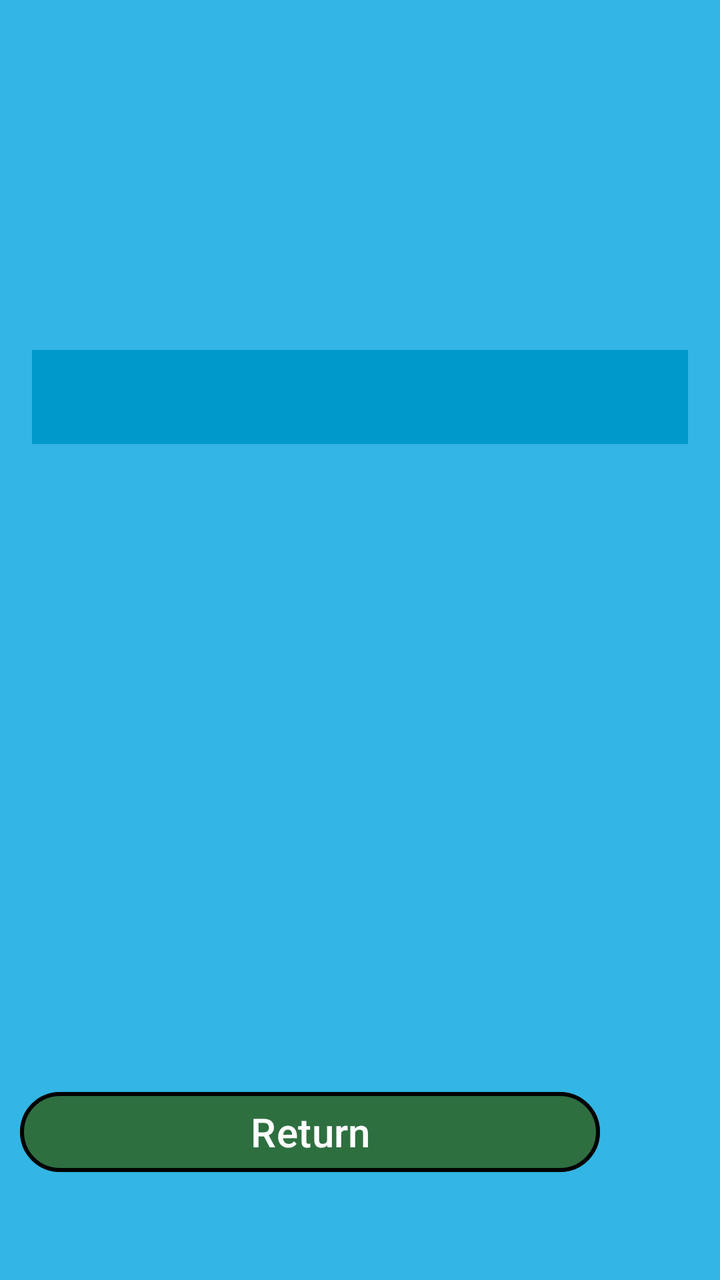
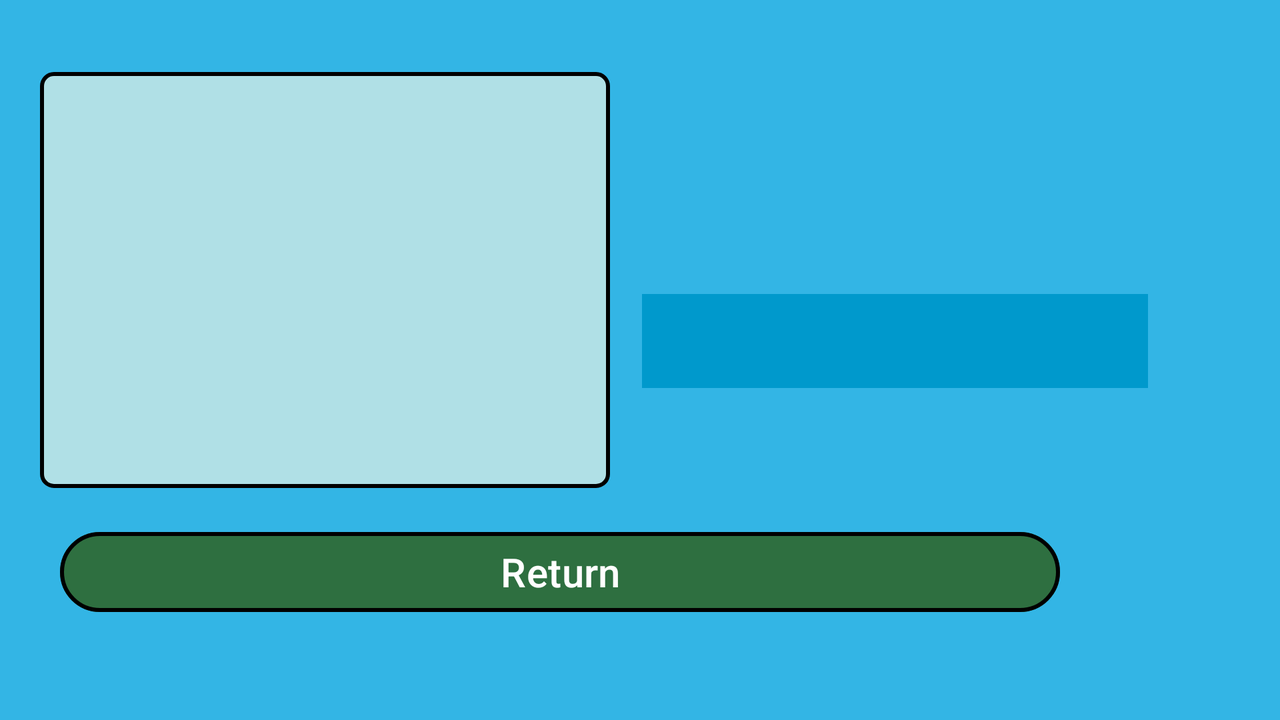

Compare how this app lays out the same screen by default and in its alternative resource folder. The renders come first, then the two layout files and the values they reference.
<!-- AndroidManifest.xml: application theme Theme.MAD_A1 -->
<!-- res/layout/fragment_item.xml -->
<?xml version="1.0" encoding="utf-8"?>
<LinearLayout
    xmlns:android="http://schemas.android.com/apk/res/android"
    xmlns:app="http://schemas.android.com/apk/res-auto"
    android:layout_width="match_parent"
    android:layout_height="match_parent"
    android:orientation="vertical"
    android:background="@android:color/holo_blue_light"
    android:paddingTop="20dp"
    android:paddingBottom="50dp">

    <ScrollView
        android:layout_width="match_parent"
        android:layout_height="0dp"
        android:layout_weight="1"
        android:fillViewport="true">

        <LinearLayout
            android:layout_width="match_parent"
            android:layout_height="wrap_content"
            android:orientation="vertical"
            android:padding="16dp"
            android:gravity="center_horizontal">

            <ImageView
                android:id="@+id/pokemonImage"
                android:layout_width="match_parent"
                android:layout_height="wrap_content"
                android:background="@drawable/border_box"
                android:layout_marginTop="16dp"
                android:layout_marginBottom="12dp" />

            <TextView
                android:id="@+id/namePokemon"
                android:layout_width="match_parent"
                android:layout_height="wrap_content"
                android:layout_marginBottom="8dp"
                android:paddingBottom="8dp"
                android:textSize="40sp"
                android:textStyle="bold"
                android:textColor="@android:color/white"
                android:shadowColor="@android:color/black"
                android:shadowRadius="10"
                android:gravity="center"/>

            <LinearLayout
                android:layout_width="match_parent"
                android:layout_height="wrap_content"
                android:orientation="horizontal"
                android:paddingHorizontal="8dp"
                android:paddingVertical="6dp">

                <TextView
                    android:id="@+id/regionPokemon"
                    android:layout_width="0dp"
                    android:layout_height="wrap_content"
                    android:layout_weight="1"
                    android:textSize="16sp"
                    android:gravity="center"
                    android:textColor="@android:color/white" />

                <TextView
                    android:id="@+id/typePokemon"
                    android:layout_width="0dp"
                    android:layout_height="wrap_content"
                    android:layout_weight="1"
                    android:gravity="center"
                    android:textSize="16sp"
                    android:textColor="@android:color/white" />
            </LinearLayout>

            <TextView
                android:id="@+id/pokedexDesc"
                android:layout_width="match_parent"
                android:layout_height="wrap_content"
                android:layout_marginTop="8dp"
                android:lineSpacingExtra="4dp"
                android:textSize="20sp"
                android:textColor="@android:color/white"
                android:background="@android:color/holo_blue_dark"
                android:padding="10dp"/>

        </LinearLayout>

    </ScrollView>

    <LinearLayout
        android:layout_width="match_parent"
        android:layout_height="wrap_content"
        android:orientation="horizontal"
        android:layout_gravity="bottom"
        android:paddingStart="10dp"
        android:paddingEnd="10dp">

        <com.google.android.material.button.MaterialButton
            android:id="@+id/returnBtn"
            style="@style/Widget.Material3.Button"
            android:layout_width="0dp"
            android:layout_height="wrap_content"
            android:layout_weight="1"
            android:text="Return"
            android:textSize="20sp"
            app:cornerRadius="24dp"
            app:backgroundTint="@color/green"
            app:strokeColor="@color/black"
            app:strokeWidth="2dp"
            android:textColor="@color/white"
            android:layout_gravity="end"/>

        <ImageButton
            android:id="@+id/buttonFavoriteItem"
            android:layout_width="50sp"
            android:layout_height="match_parent"
            android:scaleType="fitCenter"
            android:paddingStart="10dp"
            android:src="@drawable/outline_star"
            android:background="?attr/selectableItemBackgroundBorderless"
            android:contentDescription="Favorite Button" />

    </LinearLayout>

</LinearLayout>
<!-- resources referenced by this layout -->
<resources>
  <color name="black">#FF000000</color>
  <color name="green">#2E6F40</color>
  <color name="white">#FFFFFFFF</color>
  <!-- drawable border_box (drawable) -->
  <?xml version="1.0" encoding="utf-8"?>
  <shape xmlns:android="http://schemas.android.com/apk/res/android"
      android:shape="rectangle">
      <solid android:color="#B0E0E6"/>
      <stroke
          android:width="2dp"
          android:color="@color/black"/>
      <corners android:radius="6dp"/>
  </shape>
  <style name="Theme.MAD_A1" parent="Base.Theme.MAD_A1" />
  <style name="Base.Theme.MAD_A1" parent="Theme.Material3.DayNight.NoActionBar">
      </style>
</resources>
<!-- res/layout-land/fragment_item.xml (the repository's variant of the layout above) -->
<!-- drawn on the phone turned sideways -->
<?xml version="1.0" encoding="utf-8"?>
<LinearLayout
    xmlns:android="http://schemas.android.com/apk/res/android"
    xmlns:app="http://schemas.android.com/apk/res-auto"
    android:layout_width="match_parent"
    android:layout_height="match_parent"
    android:orientation="vertical"
    android:background="@android:color/holo_blue_light"
    android:paddingTop="20dp"
    android:paddingBottom="50dp"
    android:paddingStart="20dp"
    android:paddingEnd="50dp">

    <ScrollView
        android:layout_width="match_parent"
        android:layout_height="0dp"
        android:layout_weight="1"
        android:fillViewport="true">

        <LinearLayout
            android:layout_width="match_parent"
            android:layout_height="match_parent"
            android:orientation="horizontal"
            android:weightSum="2">

            <ImageView
                android:id="@+id/pokemonImage"
                android:layout_width="0dp"
                android:layout_height="match_parent"
                android:layout_weight="1"
                android:background="@drawable/border_box"
                android:layout_marginTop="16dp"
                android:layout_marginBottom="12dp"
                android:padding="16dp"
                android:adjustViewBounds="true"
                android:scaleType="centerInside" />

            <LinearLayout
                android:layout_width="0dp"
                android:layout_height="wrap_content"
                android:layout_weight="1"
                android:orientation="vertical"
                android:padding="16dp"
                android:gravity="center_horizontal">

                <TextView
                    android:id="@+id/namePokemon"
                    android:layout_width="match_parent"
                    android:layout_height="wrap_content"
                    android:layout_marginBottom="8dp"
                    android:paddingBottom="8dp"
                    android:textSize="40dp"
                    android:textStyle="bold"
                    android:textColor="@android:color/white"
                    android:shadowColor="@android:color/black"
                    android:shadowRadius="10"
                    android:gravity="center"/>

                <LinearLayout
                    android:layout_width="match_parent"
                    android:layout_height="wrap_content"
                    android:orientation="horizontal"
                    android:paddingHorizontal="8dp"
                    android:paddingVertical="6dp">

                    <TextView
                        android:id="@+id/regionPokemon"
                        android:layout_width="0dp"
                        android:layout_height="wrap_content"
                        android:layout_weight="1"
                        android:textSize="16dp"
                        android:gravity="center"
                        android:textColor="@android:color/white" />

                    <TextView
                        android:id="@+id/typePokemon"
                        android:layout_width="0dp"
                        android:layout_height="wrap_content"
                        android:layout_weight="1"
                        android:gravity="center"
                        android:textSize="16sp"
                        android:textColor="@android:color/white" />
                </LinearLayout>

                <TextView
                    android:id="@+id/pokedexDesc"
                    android:layout_width="match_parent"
                    android:layout_height="wrap_content"
                    android:layout_marginTop="8dp"
                    android:lineSpacingExtra="4dp"
                    android:textSize="20dp"
                    android:textColor="@android:color/white"
                    android:background="@android:color/holo_blue_dark"
                    android:padding="10dp" />

            </LinearLayout>

        </LinearLayout>
    </ScrollView>

    <LinearLayout
        android:layout_width="match_parent"
        android:layout_height="wrap_content"
        android:orientation="horizontal"
        android:layout_gravity="bottom"
        android:paddingTop="6dp"
        android:paddingStart="10dp"
        android:paddingEnd="10dp">

        <com.google.android.material.button.MaterialButton
            android:id="@+id/returnBtn"
            style="@style/Widget.Material3.Button"
            android:layout_width="0dp"
            android:layout_height="wrap_content"
            android:layout_weight="1"
            android:text="Return"
            android:textSize="20dp"
            app:cornerRadius="24dp"
            app:backgroundTint="@color/green"
            app:strokeColor="@color/black"
            app:strokeWidth="2dp"
            android:textColor="@color/white"
            android:layout_gravity="end" />

        <ImageButton
            android:id="@+id/buttonFavoriteItem"
            android:layout_width="50sp"
            android:layout_height="match_parent"
            android:scaleType="fitCenter"
            android:paddingStart="10dp"
            android:src="@drawable/outline_star"
            android:background="?attr/selectableItemBackgroundBorderless"
            android:contentDescription="Favorite Button" />
    </LinearLayout>

</LinearLayout>
